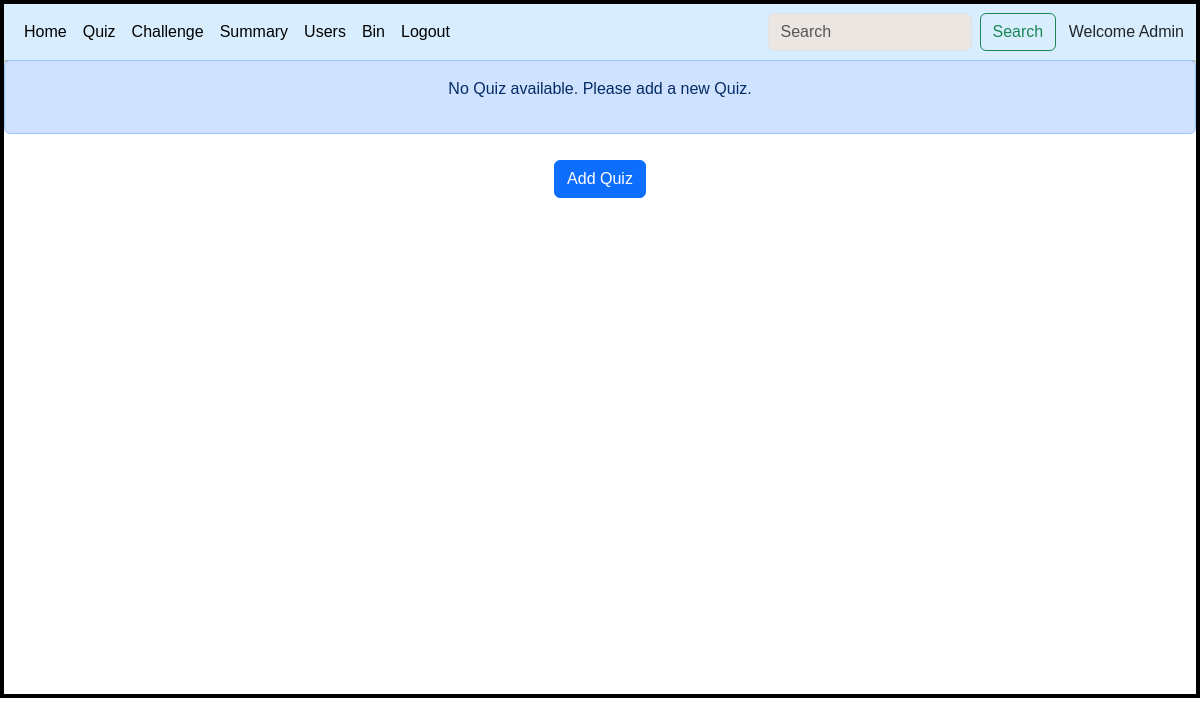
Page /quizmantemp on the earlier database version.
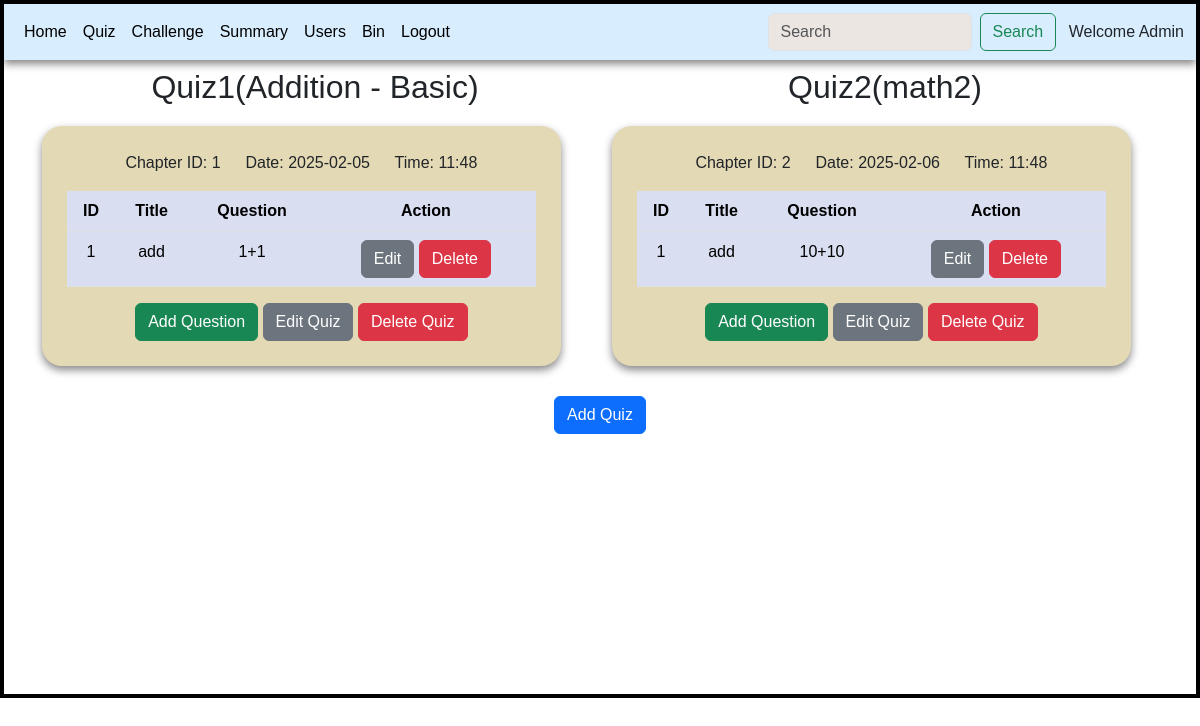
Same page on the later database version.
### controllers/models.py (models this page shows)
class Quiz(db.Model):
    id = db.Column(db.Integer, primary_key=True)
    chapter_id = db.Column(db.Integer, db.ForeignKey('chapter.id'), nullable=False)
    date = db.Column(db.Date(), nullable=False)
    time = db.Column(db.String(10), nullable=False)
    questions = db.relationship('Question', backref='quiz')

class Chapter(db.Model):
    id = db.Column(db.Integer, primary_key=True)
    subject_id = db.Column(db.Integer, db.ForeignKey('subject.id'), nullable=False)
    name = db.Column(db.String(), nullable=False)
    description = db.Column(db.String(), nullable=True)
    quizzes = db.relationship('Quiz', backref='chapter')

class Question(db.Model):
    id = db.Column(db.Integer, primary_key=True)
    quiz_id = db.Column(db.Integer, db.ForeignKey('quiz.id'), nullable=False)
    question_id = db.Column(db.String(), nullable=False)
    title = db.Column(db.String(), nullable=False)
    question_statement = db.Column(db.String(), nullable=False)
    option1 = db.Column(db.String(), nullable=False)
    option2 = db.Column(db.String(), nullable=False)
    option3 = db.Column(db.String(), nullable=False)
    option4 = db.Column(db.String(), nullable=False)
    correct_option = db.Column(db.Integer, nullable=False)

### controllers/main.py (the view, shortened to what this page needs)
@app.route('/quizmantemp')
def quizmantemp():
    quizes = Quiz.query.all()
    if quizes:
        return render_template('quiz_management.html',quizes=quizes)
    else:
        return render_template('quiz_management.html',quizes=[])

### templates/quiz_management.html (shortened to what this page needs)
<!DOCTYPE html>
<html lang="en">
<head>
    <link rel="stylesheet" href="/static/style.css">
    <link href="https://cdn.jsdelivr.net/npm/bootstrap@5.3.3/dist/css/bootstrap.min.css" rel="stylesheet">
</head>
<body>
    <div id="main">
        <div id="canvas">
          <nav class="navbar navbar-expand-lg bg-body-dark" id="nav">
                <div class="container-fluid">
                  <div class="collapse navbar-collapse" id="navbarSupportedContent">
                    <ul class="navbar-nav me-auto mb-2 mb-lg-0">
                      <li class="nav-item">
                        <a class="nav-link active" aria-current="page" href="/admin">Home</a>
                      </li>
                      <li class="nav-item">
                        <a class="nav-link active" aria-current="page" href="/quizmantemp">Quiz</a>
                      </li>
                      <li class="nav-item">
                        <a class="nav-link active" aria-current="page" href="/challengeque">Challenge</a>
                      </li>
                      <li class="nav-item">
                        <a class="nav-link active" aria-current="page" href="/adminsummary">Summary</a>
                      </li>
                      <li class="nav-item">
                        <a class="nav-link active" aria-current="page" href="/usersdata">Users</a>
                      </li>
                      <li class="nav-item">
                        <a class="nav-link active" aria-current="page" href="/bin">Bin</a>
                      </li>
                      <li class="nav-item">
                        <a class="nav-link active" aria-current="page" href="/">Logout</a>
                      </li>
                    </ul>
                    <form class="d-flex" action="/adminsearch/qm">
                      <input class="form-control me-2" type="search" placeholder="Search" aria-label="Search" name="search_word" style="background-color: #ece6e3;">
                      <button class="btn btn-outline-success" type="submit">Search</button>
                    </form>
                  </div>
                  <span>&ensp; Welcome Admin</span>
                </div>
              </nav>
              <div class="container">
                {% if quizes %}
                <div class="row">
                  {% for quiz in quizes %}
                  <div class="col-md-6">
                      <h2 class="text-center mt-2">Quiz{{quiz.id}}({{quiz.chapter.name}})</h2>
                    <div class="table-div">
                      <p class="text-center">Chapter ID: {{ quiz.chapter.id }} &ensp;&ensp; Date: {{quiz.date}} &ensp;&ensp; Time: {{quiz.time}}</p>
                      <table class="table table-hover">
                        <thead>
                          <tr>
                            <th scope="col">ID</th>
                            <th scope="col">Title</th>
                            <th scope="col">Question</th>
                            <th scope="col">Action</th>
                          </tr>
                        </thead>
                        <tbody>
                          {% for question in quiz.questions %}
                            <tr>
                              <td>{{ question.question_id }}</td>
                              <td>{{ question.title }}</td>
                              <td>{{ question.question_statement }}</td>
                              <td>
                                  <a href='/editquestion/{{question.question_id}}/{{quiz.id}}' class="btn btn-secondary">Edit</a>
                                  <a href='/deletequestion/{{question.id}}' class="btn btn-danger">Delete</a>
                              </td>
                            </tr>
                          {% endfor %}
                        </tbody>
                      </table>
                      <div class="text-center">
                        <a href="/addquestion/{{ quiz.id }}" class="btn btn-success">Add Question</a>
                        <a href="/editquiz/{{ quiz.id }}" class="btn btn-secondary">Edit Quiz</a>
                        <a href="/deletequiz/{{ quiz.id }}" class="btn btn-danger">Delete Quiz</a>
                      </div>
                    </div>
                  </div>
                  {% endfor %}
                </div>
                {% endif %}
              </div>
              {% if not quizes and not emsg %}
              <div class="alert alert-primary text-center">
                <p>No Quiz available. Please add a new Quiz.</p>
              </div>
              {% endif %}
              <div class="text-center">
                <a href="/addquiz" class="btn btn-primary" style="position: relative;; margin-top: 10px;">Add Quiz</a>
              </div>
        </div>
    </div>
</body>
</html>

### static/style.css (style rules this page uses)
* { margin: 0px; font-family: 'Gill Sans', 'Gill Sans MT', Calibri, 'Trebuchet MS', sans-serif; }
#main, #canvas { border: 2px solid black; }
#canvas { margin: auto; min-height: 694px; position: relative; }
.table-div { background-color:#E3D9B4 !important; width: 95% !important; margin-top: 20px !important; margin-bottom: 20px !important; height: auto !important; border-radius: 20px; padding: 25px; box-shadow: 0 4px 8px rgba(0, 0, 0, 0.477); }
.table th, td { background-color: #D9DEF1 !important; padding: 10px; text-align: center; }
#nav { background-color: #d8eeff; box-shadow: 0 4px 8px rgba(0, 0, 0, 0.477); }

Differences in the rows shown:
added Quiz: id "1", chapter.name "Addition - Basic", chapter.id "1", date "2025-02-05", time "11:48"
added Question: question_id "1", title "add", question_statement "1+1"
added Quiz: id "2", chapter.name "math2", chapter.id "2", date "2025-02-06", time "11:48"
added Question: question_id "1", title "add", question_statement "10+10", shown under "2"
Other differences:
text no longer shown: "No Quiz available. Please add a new Quiz."
